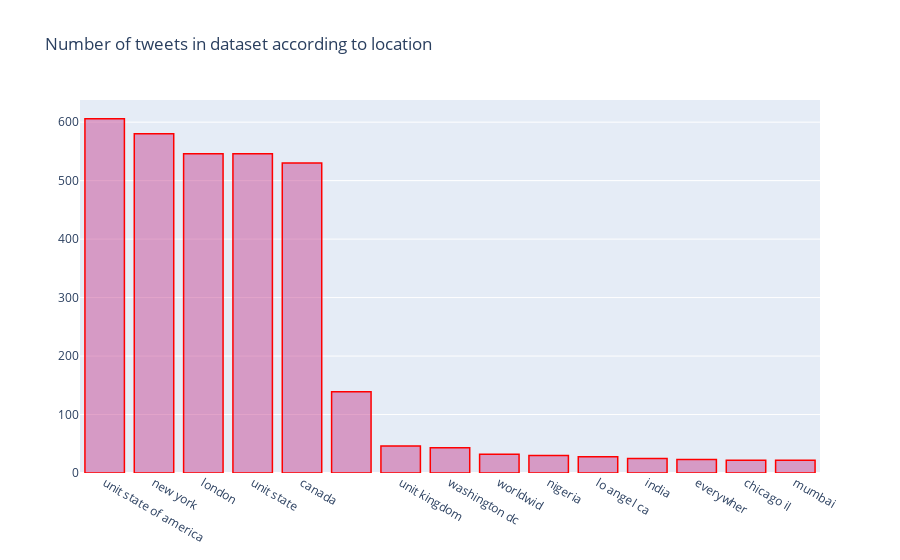

The notebook cell this image was saved under:
### Code cell
#!pip install plotly
from plotly import tools
import plotly.offline as py
import plotly.graph_objs as go

cnt_ = final_df['location'].value_counts()
cnt_.reset_index()
cnt_ = cnt_[:15,]
bar_plot = go.Bar(
                x = cnt_.index,
                y = cnt_.values,
                name = "Number of tweets in dataset according to location",
                marker = dict(color = 'rgba(200, 74, 150, 0.5)',
                             line=dict(color='rgb(255,0,0)',width=1.5)),
                )

data_ = [bar_plot]
layout = go.Layout(barmode = "group",title = 'Number of tweets in dataset according to location')
fig = go.Figure(data = data_, layout = layout)
py.iplot(fig)

### Figure 1 — Plotly figure (JSON) as saved in the notebook; plotly's stock layout.template omitted (floating-point values rounded to 4 significant figures)
{"data": [{"marker": {"color": "rgba(200, 74, 150, 0.5)", "line": {"color": "rgb(255,0,0)", "width": 1.5}}, "name": "Number of tweets in dataset according to location", "type": "bar", "x": ["unit state of america ", "new york ", "london ", "unit state ", "canada ", "", "unit kingdom ", "washington dc ", "worldwid ", "nigeria ", "lo angel ca ", "india ", "everywher ", "chicago il ", "mumbai "], "y": [606, 580, 546, 546, 530, 139, 46, 43, 32, 30, 28, 25, 23, 22, 22]}], "layout": {"barmode": "group", "title": {"text": "Number of tweets in dataset according to location"}}}
